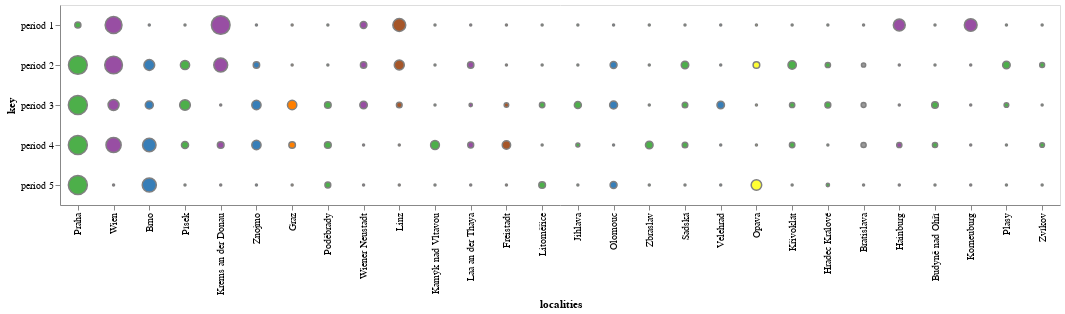

The notebook cell saved with this chart:
### Code cell
time_medians = ['median_p1', 'median_p2', 'median_p3', 'median_p4', 'median_p5']

time_df = df[time_medians + ['region0', 'median']]
time_df['name'] = time_df.index
time_df.rename(columns= {
    'median_p1': 'period 1',
    'median_p2': 'period 2', 
    'median_p3': 'period 3', 
    'median_p4': 'period 4', 
    'median_p5': 'period 5'
}, inplace=True)
time_medians = ['period 1', 'period 2', 'period 3', 'period 4', 'period 5']

locations_by_median = time_df.sort_values(['median'], inplace=True, ascending=False)

time_df = time_df[time_df['median'] > 0.05]
time_df['region'] = df['region0']
time_df['rcolor'] = imp_places['rcolor']

imp_pl_rs = imp_places['region'].unique().tolist()
time_df['rcolor'] = time_df.apply(
    lambda x: colors[imp_pl_rs.index(x['region'])] if x['region'] in imp_pl_rs else colors[len(colors) - 1],
    axis=1
)


time_chart = alt.Chart(time_df).transform_window(
    index='count()'
).transform_fold(
    time_medians
).properties(
    width=1000,
    height=200
).encode(
    color=alt.Color('rcolor', legend=None),
    x=alt.X(
        'name:N',
        axis=alt.Axis(title='localities'),
        sort=locations_by_median
    ),
    y=alt.Y(
        'key:N',
        scale=alt.Scale(zero=False, domain=time_medians, nice=False),
    ),
)

circles = time_chart.mark_circle(
    clip=True,
    strokeOpacity=1,
    strokeWidth=1.5,
    fillOpacity=1,
    stroke='grey'
).encode(
    size=alt.Size('value:Q', legend=None),
    color=alt.Color('rcolor:N', legend=None, scale=None),
)

circles

### Figure 1 — Vega-Lite specification as saved in the notebook (floating-point values rounded to 4 significant figures)
{"config": {"view": {"continuousWidth": 300, "continuousHeight": 300}}, "data": {"name": "data-3b1b6b6576ea60094138feb58d5873d4"}, "mark": {"type": "circle", "clip": true, "fillOpacity": 1, "stroke": "grey", "strokeOpacity": 1, "strokeWidth": 1.5}, "encoding": {"color": {"field": "rcolor", "legend": null, "scale": null, "type": "nominal"}, "size": {"field": "value", "legend": null, "type": "quantitative"}, "x": {"axis": {"title": "localities"}, "field": "name", "sort": null, "type": "nominal"}, "y": {"field": "key", "scale": {"domain": ["period 1", "period 2", "period 3", "period 4", "period 5"], "nice": false, "zero": false}, "type": "nominal"}}, "height": 200, "transform": [{"window": [{"op": "count", "as": "index"}]}, {"fold": ["period 1", "period 2", "period 3", "period 4", "period 5"]}], "width": 1000, "$schema": "https://vega.github.io/schema/vega-lite/v5.16.3.json", "datasets": {"data-3b1b6b6576ea60094138feb58d5873d4": [{"period 1": 0.09312, "period 2": 0.9717, "period 3": 1.0, "period 4": 1.0, "period 5": 1.0, "region0": "Böhmen", "median": 1.0, "name": "Praha", "region": "Böhmen", "rcolor": "#4daf4a"}, {"period 1": 0.7843, "period 2": 0.8686, "period 3": 0.3256, "period 4": 0.6358, "period 5": 0.0, "region0": "Niederösterreich", "median": 0.6891, "name": "Wien", "region": "Niederösterreich", "rcolor": "#984ea3"}, {"period 1": 0.0, "period 2": 0.3137, "period 3": 0.1695, "period 4": 0.497, "period 5": 0.5469, "region0": "Mähren", "median": 0.4219, "name": "Brno", "region": "Mähren", "rcolor": "#377eb8"}, {"period 1": 0.0, "period 2": 0.2258, "period 3": 0.3099, "period 4": 0.129, "period 5": 0.0, "region0": "Böhmen", "median": 0.2579, "name": "Písek", "region": "Böhmen", "rcolor": "#4daf4a"}, {"period 1": 0.9667, "period 2": 0.5291, "period 3": 0.0, "period 4": 0.1146, "period 5": 0.0, "region0": "Niederösterreich", "median": 0.2526, "name": "Krems an der Donau", "region": "Niederösterreich", "rcolor": "#984ea3"}, {"period 1": 0.0, "period 2": 0.1032, "period 3": 0.2298, "period 4": 0.2299, "period 5": 0.0, "region0": "Mähren", "median": 0.2252, "name": "Znojmo", "region": "Mähren", "rcolor": "#377eb8"}, {"period 1": 0.0, "period 2": 0.0, "period 3": 0.2336, "period 4": 0.109, "period 5": 0.0, "region0": "Steiermark", "median": 0.152, "name": "Graz", "region": "Steiermark", "rcolor": "#ff7f00"}, {"period 1": 0.0, "period 2": 0.0001508, "period 3": 0.1106, "period 4": 0.1157, "period 5": 0.0842, "region0": "Böhmen", "median": 0.1395, "name": "Poděbrady", "region": "Böhmen", "rcolor": "#4daf4a"}, {"period 1": 0.1188, "period 2": 0.09975, "period 3": 0.1464, "period 4": 0.0, "period 5": 0.0, "region0": "Niederösterreich", "median": 0.129, "name": "Wiener Neustadt", "region": "Niederösterreich", "rcolor": "#984ea3"}, {"period 1": 0.4549, "period 2": 0.2684, "period 3": 0.07876, "period 4": 0.0, "period 5": 0.0, "region0": "Oberösterreich", "median": 0.1139, "name": "Linz", "region": "Oberösterreich", "rcolor": "#a65628"}, {"period 1": 0.0, "period 2": 0.0, "period 3": 0.0, "period 4": 0.2085, "period 5": 0.0, "region0": "Böhmen", "median": 0.1125, "name": "Kamýk nad Vltavou", "region": "Böhmen", "rcolor": "#4daf4a"}, {"period 1": 0.0, "period 2": 0.1006, "period 3": 0.01921, "period 4": 0.08608, "period 5": 0.0, "region0": "Niederösterreich", "median": 0.1078, "name": "Laa an der Thaya", "region": "Niederösterreich", "rcolor": "#984ea3"}, {"period 1": 0.0, "period 2": 0.0, "period 3": 0.04621, "period 4": 0.1851, "period 5": 0.0, "region0": "Oberösterreich", "median": 0.1076, "name": "Freistadt", "region": "Oberösterreich", "rcolor": "#a65628"}, {"period 1": 0.0, "period 2": 0.0, "period 3": 0.07072, "period 4": 0.0, "period 5": 0.1135, "region0": "Böhmen", "median": 0.1061, "name": "Litoměřice", "region": "Böhmen", "rcolor": "#4daf4a"}, {"period 1": 0.0, "period 2": 0.0, "period 3": 0.1264, "period 4": 0.03219, "period 5": 0.0, "region0": "Böhmen", "median": 0.1004, "name": "Jihlava", "region": "Böhmen", "rcolor": "#4daf4a"}, {"period 1": 0.0, "period 2": 0.1229, "period 3": 0.1641, "period 4": 0.0, "period 5": 0.1248, "region0": "Mähren", "median": 0.09828, "name": "Olomouc", "region": "Mähren", "rcolor": "#377eb8"}, {"period 1": 0.0, "period 2": 0.0, "period 3": 0.0, "period 4": 0.1511, "period 5": 0.0, "region0": "Böhmen", "median": 0.08156, "name": "Zbraslav", "region": "Böhmen", "rcolor": "#4daf4a"}, {"period 1": 0.0, "period 2": 0.1462, "period 3": 0.07484, "period 4": 0.07621, "period 5": 0.0, "region0": "Böhmen", "median": 0.07745, "name": "Sadská", "region": "Böhmen", "rcolor": "#4daf4a"}, {"period 1": 0.0, "period 2": 0.0, "period 3": 0.1458, "period 4": 0.0, "period 5": 0.0, "region0": "Mähren", "median": 0.0744, "name": "Velehrad", "region": "Mähren", "rcolor": "#377eb8"}, {"period 1": 0.0, "period 2": 0.1122, "period 3": 0.0, "period 4": 0.0, "period 5": 0.2986, "region0": "Schlesien", "median": 0.07146, "name": "Opava", "region": "Schlesien", "rcolor": "#ffff33"}, {"period 1": 0.0, "period 2": 0.1828, "period 3": 0.06567, "period 4": 0.07078, "period 5": 0.0, "region0": "Böhmen", "median": 0.07041, "name": "Křivoklát", "region": "Böhmen", "rcolor": "#4daf4a"}, {"period 1": 0.0, "period 2": 0.06554, "period 3": 0.08542, "period 4": 0.0, "period 5": 0.01881, "region0": "Böhmen", "median": 0.06807, "name": "Hradec Králové", "region": "Böhmen", "rcolor": "#4daf4a"}, {"period 1": 0.0, "period 2": 0.03824, "period 3": 0.05356, "period 4": 0.06356, "period 5": 0.0, "region0": "Ungarn", "median": 0.06291, "name": "Bratislava", "region": "Ungarn", "rcolor": "#999999"}, {"period 1": 0.3845, "period 2": 0.0, "period 3": 0.0, "period 4": 0.06416, "period 5": 0.0, "region0": "Niederösterreich", "median": 0.05846, "name": "Hainburg", "region": "Niederösterreich", "rcolor": "#984ea3"}, {"period 1": 0.0, "period 2": 0.0, "period 3": 0.1096, "period 4": 0.06266, "period 5": 0.0, "region0": "Böhmen", "median": 0.05578, "name": "Budyně nad Ohří", "region": "Böhmen", "rcolor": "#4daf4a"}, {"period 1": 0.4435, "period 2": 0.0, "period 3": 0.0, "period 4": 3.252e-05, "period 5": 0.0, "region0": "Niederösterreich", "median": 0.05399, "name": "Korneuburg", "region": "Niederösterreich", "rcolor": "#984ea3"}, {"period 1": 0.0, "period 2": 0.1483, "period 3": 0.04955, "period 4": 0.0, "period 5": 0.0, "region0": "Böhmen", "median": 0.05265, "name": "Plasy", "region": "Böhmen", "rcolor": "#4daf4a"}, {"period 1": 0.0, "period 2": 0.05524, "period 3": 0.0, "period 4": 0.04916, "period 5": 0.0, "region0": "Böhmen", "median": 0.05031, "name": "Zvíkov", "region": "Böhmen", "rcolor": "#4daf4a"}]}}
